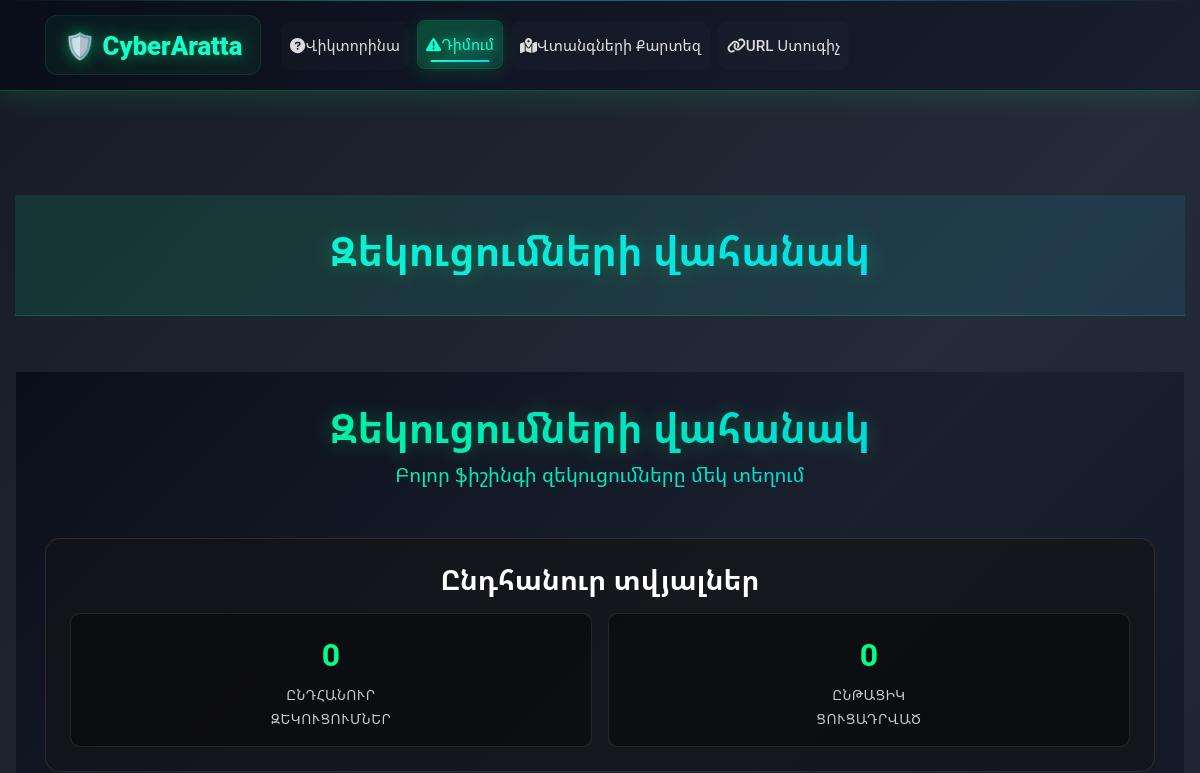
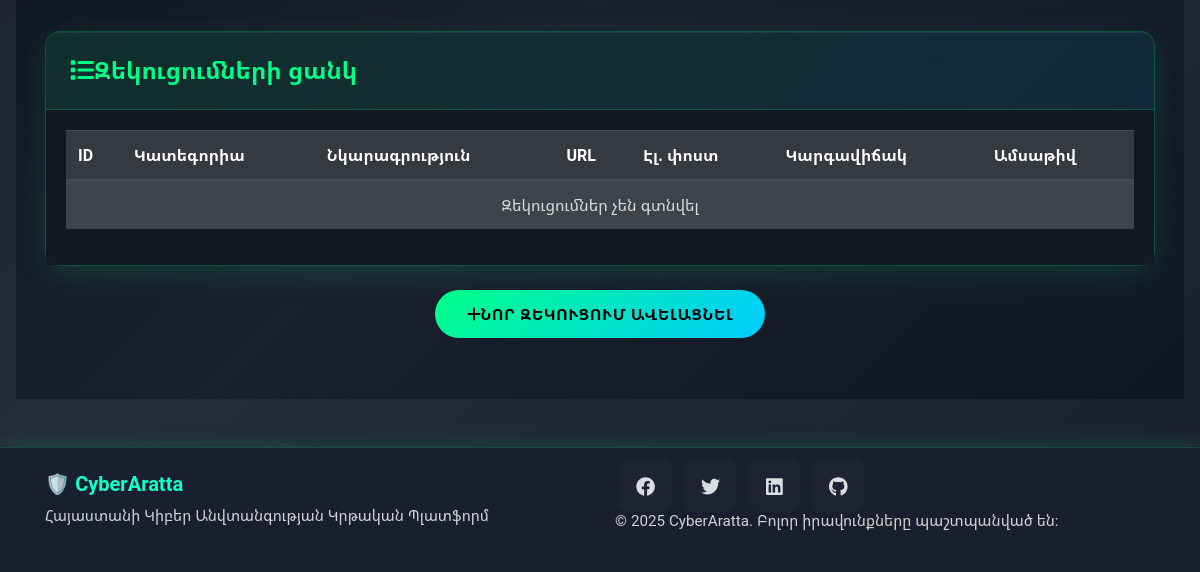
/reporting/dashboard/, run on an earlier commit of the app's database (2 pictures, top to bottom).
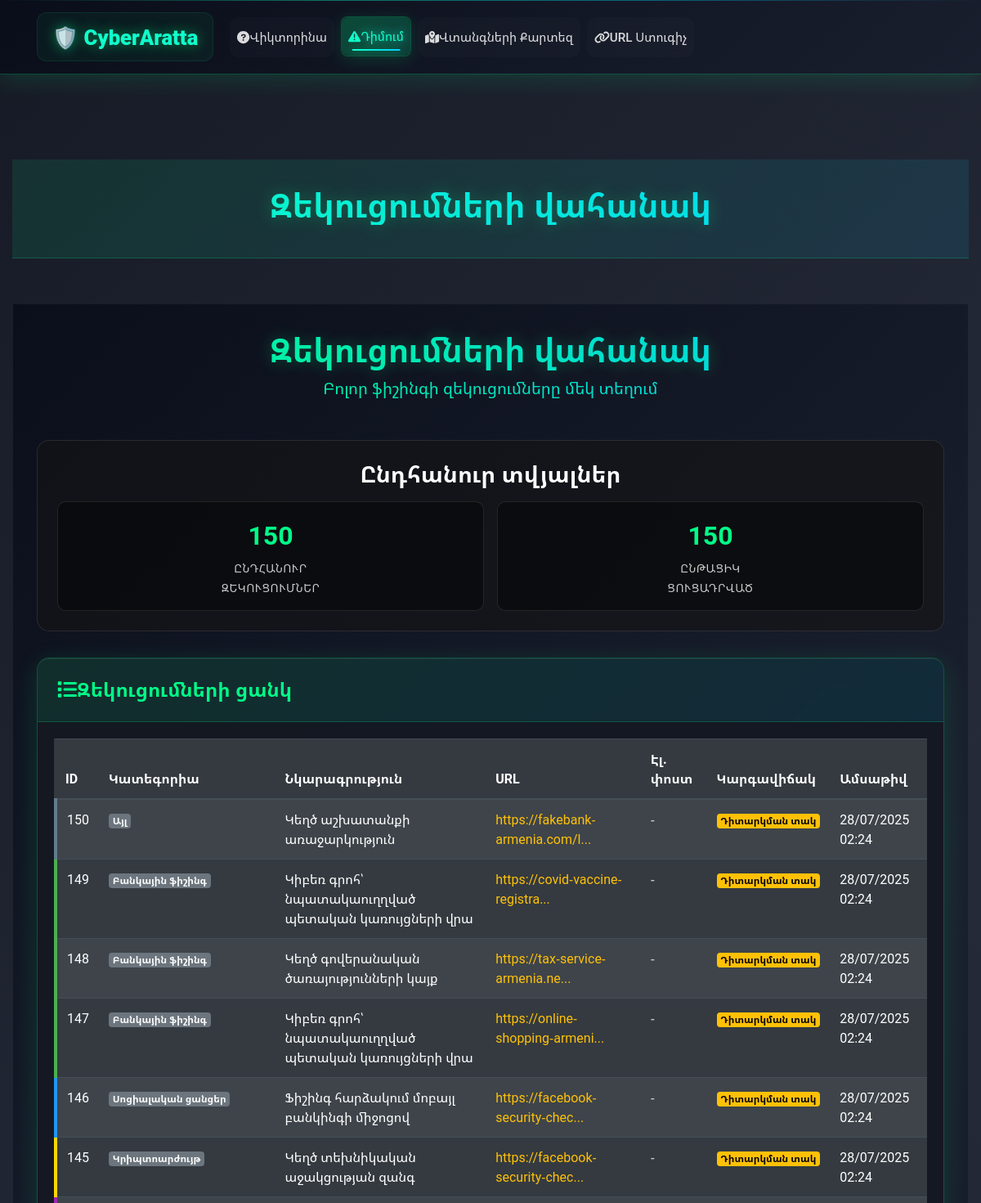
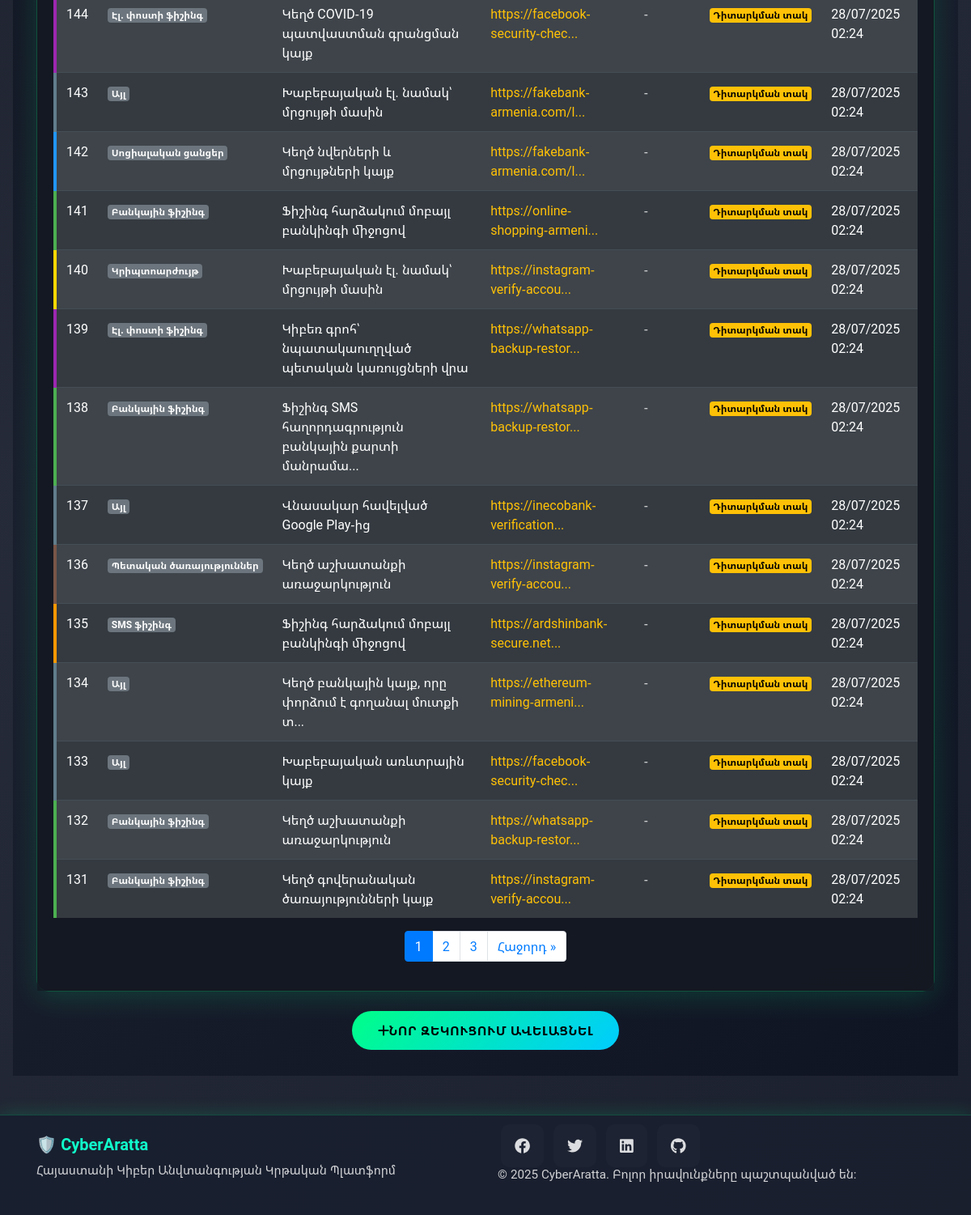
And on a later commit of the database (2 pictures, top to bottom).
### apps/reporting/models.py (models this page shows, shortened)
class PhishingReport(models.Model):
    CATEGORY_CHOICES = [
        ('banking', 'Բանկային ֆիշինգ'),
        ('social_media', 'Սոցիալական ցանցեր'),
        ('sms', 'SMS ֆիշինգ'),
        ('email', 'Էլ. փոստի ֆիշինգ'),
        ('cryptocurrency', 'Կրիպտոարժույթ'),
        ('online_shopping', 'Առցանց գնումներ'),
        ('government', 'Պետական ծառայություններ'),
        ('other', 'Այլ'),
    ]
    STATUS_CHOICES = [
        ('pending', 'Դիտարկման տակ'),
        ('investigating', 'Քննվում է'),
        ('resolved', 'Լուծված'),
        ('closed', 'Փակված'),
        ('false_positive', 'Կեղծ ահազանգ'),
    ]
    category = models.CharField(max_length=20, choices=CATEGORY_CHOICES, verbose_name="Կատեգորիա")
    description = models.TextField(verbose_name="Նկարագրություն", null=True, blank=True)
    platform_source = models.ForeignKey(PlatformSource, on_delete=models.SET_NULL, null=True, blank=True, verbose_name="Հարթակ/Աղբյուր")
    platform_source_other = models.CharField(max_length=200, blank=True, verbose_name="Այլ հարթակ/աղբյուր")
    suspicious_url = models.CharField(max_length=500, blank=True, verbose_name="Կասկածելի URL")
    suspicious_email = models.CharField(max_length=200, blank=True, verbose_name="Կասկածելի էլ. փոստ")
    contact_info = models.CharField(max_length=200, blank=True, verbose_name="Հետադարձ կապի տվյալներ")
    has_damage = models.BooleanField(default=False, verbose_name="Արդյոք կրել եք վնաս այս դեպքի արդյունքում?")
    damage_types = models.ManyToManyField(DamageType, blank=True, verbose_name="Կրած վնասի տեսակները")
    damage_details = models.TextField(blank=True, verbose_name="Վնասի մանրամասներ")
    evidence_image = models.ImageField(
        upload_to=evidence_upload_path,
        blank=True,
        null=True,
        validators=[
            validate_image_size,
            FileExtensionValidator(allowed_extensions=['jpg', 'jpeg', 'png', 'gif', 'webp'])
        ],
        verbose_name="Ապացույցի նկար (մաքս. 5ՄԲ)",
        help_text="Թույլատրելի ֆորմատներ: JPG, PNG, GIF, WebP (մաքս. 5ՄԲ)"
    )
    evidence_document = models.FileField(
        upload_to=evidence_upload_path,
        blank=True,
        null=True,
        validators=[
            validate_file_size,
            FileExtensionValidator(allowed_extensions=['pdf', 'doc', 'docx', 'txt', 'rtf'])
        ],
        verbose_name="Ապացույցի փաստաթուղթ (մաքս. 10ՄԲ)",
        help_text="Թույլատրելի ֆորմատներ: PDF, DOC, DOCX, TXT, RTF (մաքս. 10ՄԲ)"
    )
    evidence_audio = models.FileField(
        upload_to=evidence_upload_path,
        blank=True,
        null=True,
        validators=[
            validate_audio_size,
            FileExtensionValidator(allowed_extensions=['mp3', 'wav', 'ogg', 'm4a', 'aac'])
        ],
        verbose_name="Ապացույցի ձայնագրություն (մաքս. 15ՄԲ)",
        help_text="Թույլատրելի ֆորմատներ: MP3, WAV, OGG, M4A, AAC (մաքս. 15ՄԲ)"
    )
    evidence_files = models.FileField(
        upload_to=evidence_upload_path,
        blank=True,
        null=True,
        validators=[
            validate_any_file_size,
            FileExtensionValidator(allowed_extensions=[
                'jpg', 'jpeg', 'png', 'gif', 'webp', 'bmp', 'tiff',
                'pdf', 'doc', 'docx', 'txt', 'rtf', 'odt',
                'mp4', 'avi', 'mov', 'wmv', 'flv', 'webm', 'mkv',
                'mp3', 'wav', 'ogg', 'm4a', 'aac', 'flac',
                'zip', 'rar', '7z'
            ])
        ],
        verbose_name="Կցել ֆայլ",
        help_text="Թույլատրվում են՝ նկարներ (մաքս. 5ՄԲ), փաստաթղթեր (մաքս. 10ՄԲ), վիդեո (մաքս. 50ՄԲ), ձայն (մաքս. 15ՄԲ), արխիվ (մաքս. 25ՄԲ). Ընդհանուր մաքս. ծավալ՝ 100ՄԲ"
    )
    created_at = models.DateTimeField(auto_now_add=True, verbose_name="Ստեղծված")
    updated_at = models.DateTimeField(auto_now=True, verbose_name="Թարմացված")
    status = models.CharField(max_length=20, choices=STATUS_CHOICES, default='pending', verbose_name="Կարգավիճակ")
    admin_notes = models.TextField(blank=True, verbose_name="Ադմինի գրառումներ")
    severity = models.CharField(max_length=10, choices=[
        ('low', 'Ցածր'),
        ('medium', 'Միջին'),
        ('high', 'Բարձր'),
        ('critical', 'Կրիտիկական')
    ], default='medium', verbose_name="Լուրջություն")
    class Meta:
        verbose_name = "Ֆիշինգի զեկուցում"
        verbose_name_plural = "Ֆիշինգի զեկուցումներ"
        ordering = ['-created_at']

### apps/reporting/views.py (the view)
# urls.py: path('dashboard/', views.reports_dashboard, name='dashboard'),
def reports_dashboard(request):
    reports = PhishingReport.objects.all().order_by('-created_at')
    paginator = Paginator(reports, 20)  # Show 20 reports per page
    page_number = request.GET.get('page')
    page_obj = paginator.get_page(page_number)
    return render(request, 'reporting/dashboard.html', {
        'page_title': 'Զեկուցումների վահանակ',
        'page_obj': page_obj,
        'total_reports': reports.count(),
    })

### templates/reporting/dashboard.html (shortened to what the changed rows need)
{% extends 'base.html' %}
{% load static %}
{% block extra_css %}
<link rel="stylesheet" href="{% static 'css/reporting.css' %}">
{% endblock %}
{% block content %}
<div class="reporting-container">
    <div class="container">
        <div class="reporting-header">
            <h1>Զեկուցումների վահանակ</h1>
        </div>
        <div class="stats-section">
            <div class="stats-grid">
                <div class="stat-item">
                    <span class="stat-number">{{ total_reports }}</span>
                    <span class="stat-label">Ընդհանուր<br>զեկուցումներ</span>
                </div>
                <div class="stat-item">
                    <span class="stat-number">{{ page_obj.paginator.count }}</span>
                    <span class="stat-label">Ընթացիկ<br>ցուցադրված</span>
                </div>
            </div>
        </div>
        <div class="reporting-form-card card">
            <div class="card-body">
                <div class="table-responsive">
                    <table class="table table-dark table-striped">
                        <thead>
                            <tr>
                                <th>ID</th>
                                <th>Կատեգորիա</th>
                                <th>Նկարագրություն</th>
                                <th>URL</th>
                                <th>Էլ. փոստ</th>
                                <th>Կարգավիճակ</th>
                                <th>Ամսաթիվ</th>
                            </tr>
                        </thead>
                        <tbody>
                            {% for report in page_obj %}
                            <tr class="category-{{ report.category }}">
                                <td>{{ report.id }}</td>
                                <td>
                                    <span class="badge bg-secondary">{{ report.get_category_display }}</span>
                                </td>
                                <td>
                                    {% if report.description|length > 50 %}
                                        {{ report.description|slice:":50" }}...
                                    {% else %}
                                        {{ report.description }}
                                    {% endif %}
                                </td>
                                <td>
                                    {% if report.suspicious_url %}
                                        <a href="{{ report.suspicious_url }}" target="_blank" class="text-warning">
                                            {% if report.suspicious_url|length > 30 %}
                                                {{ report.suspicious_url|slice:":30" }}...
                                            {% else %}
                                                {{ report.suspicious_url }}
                                            {% endif %}
                                        </a>
                                    {% else %}
                                        <span class="text-muted">-</span>
                                    {% endif %}
                                </td>
                                <td>
                                    {% if report.suspicious_email %}
                                        <a href="mailto:{{ report.suspicious_email }}" class="text-info">{{ report.suspicious_email }}</a>
                                    {% else %}
                                        <span class="text-muted">-</span>
                                    {% endif %}
                                </td>
                                <td>
                                    {% if report.status == 'pending' %}
                                        <span class="badge bg-warning">{{ report.get_status_display }}</span>
                                    {% elif report.status == 'investigating' %}
                                        <span class="badge bg-info">{{ report.get_status_display }}</span>
                                    {% elif report.status == 'resolved' %}
                                        <span class="badge bg-success">{{ report.get_status_display }}</span>
                                    {% else %}
                                        <span class="badge bg-secondary">{{ report.get_status_display }}</span>
                                    {% endif %}
                                </td>
                                <td>{{ report.created_at|date:"d/m/Y H:i" }}</td>
                            </tr>
                            {% empty %}
                            <tr>
                                <td colspan="7" class="text-center text-muted">Զեկուցումներ չեն գտնվել</td>
                            </tr>
                            {% endfor %}
                        </tbody>
                    </table>
                </div>
                {% if page_obj.has_other_pages %}
                <nav aria-label="Էջերի նավիգացիա">
                    <ul class="pagination justify-content-center">
                        {% for num in page_obj.paginator.page_range %}
                            {% if page_obj.number == num %}
                                <li class="page-item active">
                                    <span class="page-link">{{ num }}</span>
                                </li>
                            {% elif num > page_obj.number|add:'-3' and num < page_obj.number|add:'3' %}
                                <li class="page-item">
                                    <a class="page-link" href="?page={{ num }}">{{ num }}</a>
                                </li>
                            {% endif %}
                        {% endfor %}
                        {% if page_obj.has_next %}
                            <li class="page-item">
                                <a class="page-link" href="?page={{ page_obj.next_page_number }}">
                                    Հաջորդ &raquo;
                                </a>
                            </li>
                        {% endif %}
                    </ul>
                </nav>
                {% endif %}
            </div>
        </div>
    </div>
</div>
{% endblock %}

What changed in the data, as far as the page shows it:
added PhishingReport: id "150", category "Այլ", description "Կեղծ աշխատանքի առաջարկություն", suspicious_url "https://fakebank-armenia.com/l", status "Դիտարկման տակ", created_at "28/07/2025 02:24"
added PhishingReport: id "149", category "Բանկային ֆիշինգ", description "Կիբեռ գրոհ՝ նպատակաուղղված պետական կառույցների վրա", suspicious_url "https://covid-vaccine-registra", status "Դիտարկման տակ", created_at "28/07/2025 02:24"
added PhishingReport: id "148", category "Բանկային ֆիշինգ", description "Կեղծ գովերանական ծառայությունների կայք", suspicious_url "https://tax-service-armenia.ne", status "Դիտարկման տակ", created_at "28/07/2025 02:24"
added PhishingReport: id "147", category "Բանկային ֆիշինգ", description "Կիբեռ գրոհ՝ նպատակաուղղված պետական կառույցների վրա", suspicious_url "https://online-shopping-armeni", status "Դիտարկման տակ", created_at "28/07/2025 02:24"
added PhishingReport: id "146", category "Սոցիալական ցանցեր", description "Ֆիշինգ հարձակում մոբայլ բանկինգի միջոցով", suspicious_url "https://facebook-security-chec", status "Դիտարկման տակ", created_at "28/07/2025 02:24"
added PhishingReport: id "145", category "Կրիպտոարժույթ", description "Կեղծ տեխնիկական աջակցության զանգ", suspicious_url "https://facebook-security-chec", status "Դիտարկման տակ", created_at "28/07/2025 02:24"
added PhishingReport: id "144", category "Էլ. փոստի ֆիշինգ", description "Կեղծ COVID-19 պատվաստման գրանցման կայք", suspicious_url "https://facebook-security-chec", status "Դիտարկման տակ", created_at "28/07/2025 02:24"
added PhishingReport: id "143", category "Այլ", description "Խաբեբայական էլ. նամակ՝ մրցույթի մասին", suspicious_url "https://fakebank-armenia.com/l", status "Դիտարկման տակ", created_at "28/07/2025 02:24"
added PhishingReport: id "142", category "Սոցիալական ցանցեր", description "Կեղծ նվերների և մրցույթների կայք", suspicious_url "https://fakebank-armenia.com/l", status "Դիտարկման տակ", created_at "28/07/2025 02:24"
added PhishingReport: id "141", category "Բանկային ֆիշինգ", description "Ֆիշինգ հարձակում մոբայլ բանկինգի միջոցով", suspicious_url "https://online-shopping-armeni", status "Դիտարկման տակ", created_at "28/07/2025 02:24"
added PhishingReport: id "140", category "Կրիպտոարժույթ", description "Խաբեբայական էլ. նամակ՝ մրցույթի մասին", suspicious_url "https://instagram-verify-accou", status "Դիտարկման տակ", created_at "28/07/2025 02:24"
added PhishingReport: id "139", category "Էլ. փոստի ֆիշինգ", description "Կիբեռ գրոհ՝ նպատակաուղղված պետական կառույցների վրա", suspicious_url "https://whatsapp-backup-restor", status "Դիտարկման տակ", created_at "28/07/2025 02:24"
added PhishingReport: id "138", category "Բանկային ֆիշինգ", description "Ֆիշինգ SMS հաղորդագրություն բանկային քարտի մանրամա", suspicious_url "https://whatsapp-backup-restor", status "Դիտարկման տակ", created_at "28/07/2025 02:24"
added PhishingReport: id "137", category "Այլ", description "Վնասակար հավելված Google Play-ից", suspicious_url "https://inecobank-verification", status "Դիտարկման տակ", created_at "28/07/2025 02:24"
added PhishingReport: id "136", category "Պետական ծառայություններ", description "Կեղծ աշխատանքի առաջարկություն", suspicious_url "https://instagram-verify-accou", status "Դիտարկման տակ", created_at "28/07/2025 02:24"
added PhishingReport: id "135", category "SMS ֆիշինգ", description "Ֆիշինգ հարձակում մոբայլ բանկինգի միջոցով", suspicious_url "https://ardshinbank-secure.net", status "Դիտարկման տակ", created_at "28/07/2025 02:24"
added PhishingReport: id "134", category "Այլ", description "Կեղծ բանկային կայք, որը փորձում է գողանալ մուտքի տ", suspicious_url "https://ethereum-mining-armeni", status "Դիտարկման տակ", created_at "28/07/2025 02:24"
added PhishingReport: id "133", category "Այլ", description "Խաբեբայական առևտրային կայք", suspicious_url "https://facebook-security-chec", status "Դիտարկման տակ", created_at "28/07/2025 02:24"
added PhishingReport: id "132", category "Բանկային ֆիշինգ", description "Կեղծ աշխատանքի առաջարկություն", suspicious_url "https://whatsapp-backup-restor", status "Դիտարկման տակ", created_at "28/07/2025 02:24"
added PhishingReport: id "131", category "Բանկային ֆիշինգ", description "Կեղծ գովերանական ծառայությունների կայք", suspicious_url "https://instagram-verify-accou", status "Դիտարկման տակ", created_at "28/07/2025 02:24"
Also different on the page:
{{ total_reports }}: "0" → "150"
{{ page_obj.paginator.count }}: "0" → "150"
new list line: "1"
new list line: "2"
new list line: "3"
text no longer shown: "Զեկուցումներ չեն գտնվել"
text now shown: "Հաջորդ »"
